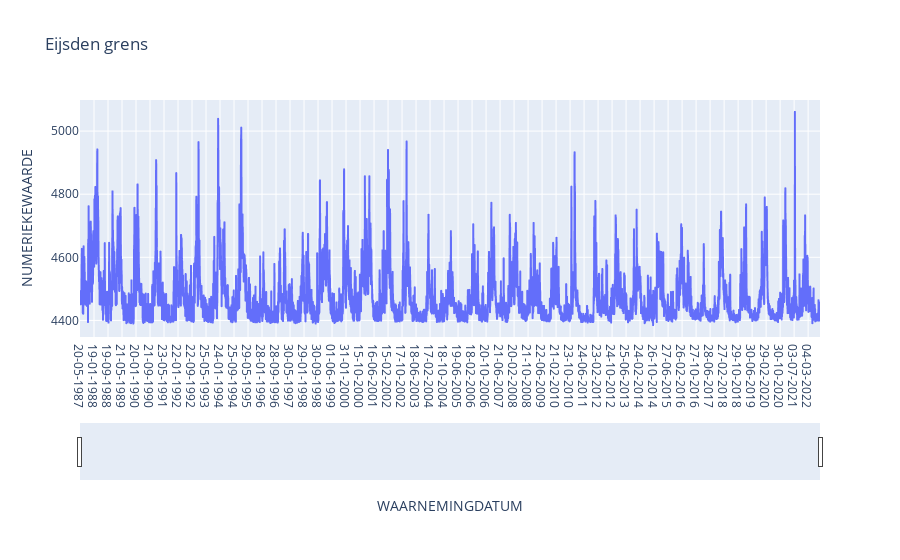
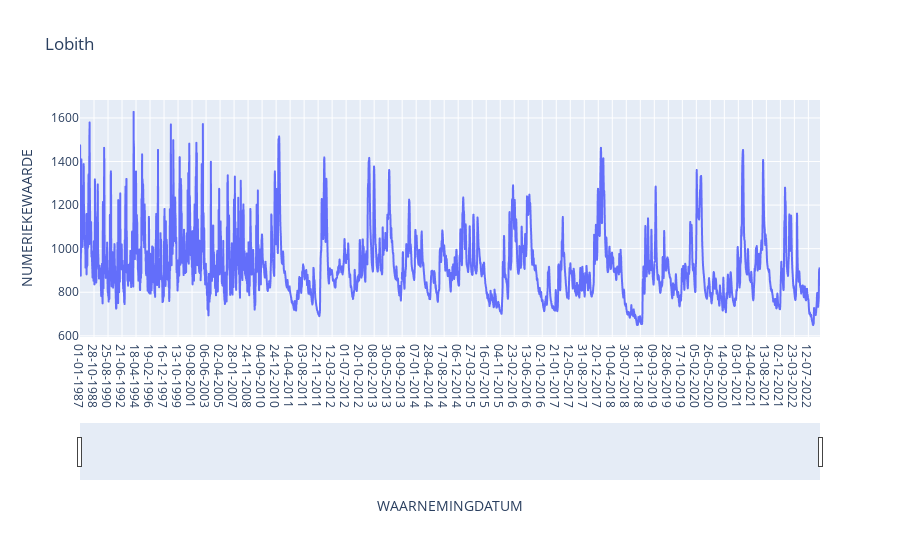

The notebook cell these images were saved under, in order:
### Markdown cell above
### Visualisations

### Code cell
dataEijsden, locationName1 = data_cleaner(data=rawDataEijsden)
dataLobith, locationName2 = data_cleaner(data=rawDataLobith)


first_visual(data=dataEijsden,plotTitle=locationName1)
first_visual(data=dataLobith,plotTitle=locationName2)

#we need the mean of all data, to get the variance of different periods towards the mean
number_of_all_data_Eijsden = len(dataEijsden)
mean_all_data_Eijsden = sum(dataEijsden['NUMERIEKEWAARDE'])/number_of_all_data_Eijsden

number_of_all_data_Lobith = len(dataLobith)
mean_all_data_Lobith = sum(dataLobith['NUMERIEKEWAARDE'])/number_of_all_data_Lobith

### Figure 1 — Plotly figure (JSON) as saved in the notebook; plotly's stock layout.template omitted (floating-point values rounded to 4 significant figures; data arrays with more than 128 entries replaced by an {"elided": "..."} marker saying what was removed)
{"data": [{"hovertemplate": "WAARNEMINGDATUM=%{x}<br>NUMERIEKEWAARDE=%{y}<extra></extra>", "legendgroup": "", "line": {"color": "#636efa", "dash": "solid"}, "marker": {"symbol": "circle"}, "mode": "lines", "name": "", "showlegend": false, "type": "scattergl", "x": {"elided": "12896 str values"}, "xaxis": "x", "y": {"elided": "12896 int values"}, "yaxis": "y"}], "layout": {"legend": {"tracegroupgap": 0}, "title": {"text": "Eijsden grens"}, "xaxis": {"anchor": "y", "domain": [0, 1], "rangeselector": {"buttons": [{"count": 10, "label": "10y", "step": "year", "stepmode": "backward"}, {"count": 3, "label": "3y", "step": "year", "stepmode": "backward"}, {"count": 1, "label": "YTD", "step": "year", "stepmode": "todate"}, {"count": 5, "label": "5y", "step": "year", "stepmode": "backward"}, {"step": "all"}]}, "rangeslider": {"visible": true}, "title": {"text": "WAARNEMINGDATUM"}}, "yaxis": {"anchor": "x", "domain": [0, 1], "title": {"text": "NUMERIEKEWAARDE"}}}}

### Figure 2 — Plotly figure (JSON) as saved in the notebook; plotly's stock layout.template omitted (floating-point values rounded to 4 significant figures; data arrays with more than 128 entries replaced by an {"elided": "..."} marker saying what was removed)
{"data": [{"hovertemplate": "WAARNEMINGDATUM=%{x}<br>NUMERIEKEWAARDE=%{y}<extra></extra>", "legendgroup": "", "line": {"color": "#636efa", "dash": "solid"}, "marker": {"symbol": "circle"}, "mode": "lines", "name": "", "showlegend": false, "type": "scattergl", "x": {"elided": "5865 str values"}, "xaxis": "x", "y": {"elided": "5865 int values"}, "yaxis": "y"}], "layout": {"legend": {"tracegroupgap": 0}, "title": {"text": "Lobith"}, "xaxis": {"anchor": "y", "domain": [0, 1], "rangeselector": {"buttons": [{"count": 10, "label": "10y", "step": "year", "stepmode": "backward"}, {"count": 3, "label": "3y", "step": "year", "stepmode": "backward"}, {"count": 1, "label": "YTD", "step": "year", "stepmode": "todate"}, {"count": 5, "label": "5y", "step": "year", "stepmode": "backward"}, {"step": "all"}]}, "rangeslider": {"visible": true}, "title": {"text": "WAARNEMINGDATUM"}}, "yaxis": {"anchor": "x", "domain": [0, 1], "title": {"text": "NUMERIEKEWAARDE"}}}}
